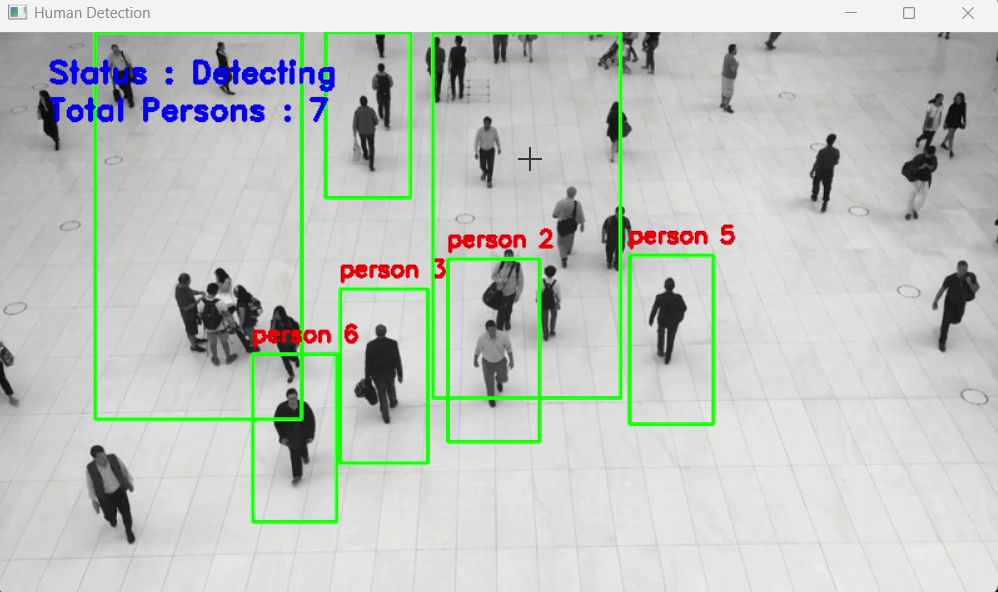
#> input picture frame 13 of Human Detection/Normal Capturing.mp4, 998 x 592 px, given in place of YOUR_VIDEO_PATH, which was not available
$ jupyter execute human_count.ipynb   (text cells are left out)
#> lines starting #> are read from the running program, lines starting #| are printed output that depends on the picture; after the words box and inside, x2 and y2 are one past the last pixel; in counts of white or black regions, pixels touching at a corner belong together; pictures that were not available may be replaced by others from this repository, and a replacement may not be noted
[cell 1]
import cv2
import imutils
import numpy as np
import argparse

[cell 2]
HOGCV = cv2.HOGDescriptor()
HOGCV.setSVMDetector(cv2.HOGDescriptor_getDefaultPeopleDetector())

[cell 3]
# [14 lines left out: function detect, not called in this run]

[cell 4]
import cv2
import imutils

HOGCV = cv2.HOGDescriptor()
HOGCV.setSVMDetector(cv2.HOGDescriptor_getDefaultPeopleDetector())

def detect(frame):
    # detect people in the image
    bounding_box_cordinates, weights = HOGCV.detectMultiScale(
        frame,
        winStride=(4, 4),
        padding=(8, 8),
        scale=1.03
    )
    person = 1
    for (x, y, w, h) in bounding_box_cordinates:
        cv2.rectangle(frame, (x, y), (x + w, y + h), (0, 255, 0), 2)
        cv2.putText(frame, f'person {person}', (x, y - 10),
                    cv2.FONT_HERSHEY_SIMPLEX, 0.6, (0, 0, 255), 2)
        person += 1

    cv2.putText(frame, 'Status : Detecting ', (40, 40),
                cv2.FONT_HERSHEY_DUPLEX, 0.8, (255, 0, 0), 2)
    cv2.putText(frame, f'Total Persons : {person - 1}', (40, 70),
                cv2.FONT_HERSHEY_DUPLEX, 0.8, (255, 0, 0), 2)

    cv2.imshow("Human Detection", frame)
    return frame

def humanDetector(video_path):
#> called with video_path = 'YOUR_VIDEO_PATH'
    cap = cv2.VideoCapture(video_path)
    while cap.isOpened():
        ret, frame = cap.read()
#> frame is the input picture: shape (592, 998, 3); mean B, G, R 191.5, 197, 191.2
        if not ret:
            break
        frame = imutils.resize(frame, width=min(800, frame.shape[1]))
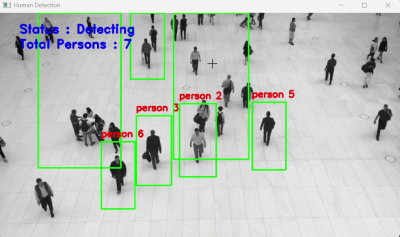
#> frame: shape (474, 800, 3) (shown at 1/2 size); mean B, G, R 191.5, 197, 191.2
        detect(frame)
#> in detect, `bounding_box_cordinates, weights = HOGCV.detectMultiScale( frame, winS..`: bounding_box_cordinates = [[27, 67, 68, 135], [505, 204, 66, 132], [272, 236, 68, 137], [221, 245, 67, 133], [59, 334, 66, 132], [488, 160, 76, 151], [364, 160, 93, 186], [268, 182, 91, 182], [79, 33, 149, 298]]; weights = [1.25, 0.82, 2.69, 0.274, 0.096, 0.0651, 0.613, 0.0559, 0.687]
#> the loop in detect, `for (x, y, w, h) in bounding_box_cordinates:` made 9 passes
#> after the loop in detect, `for (x, y, w, h) in bounding_box_cordinates:`:
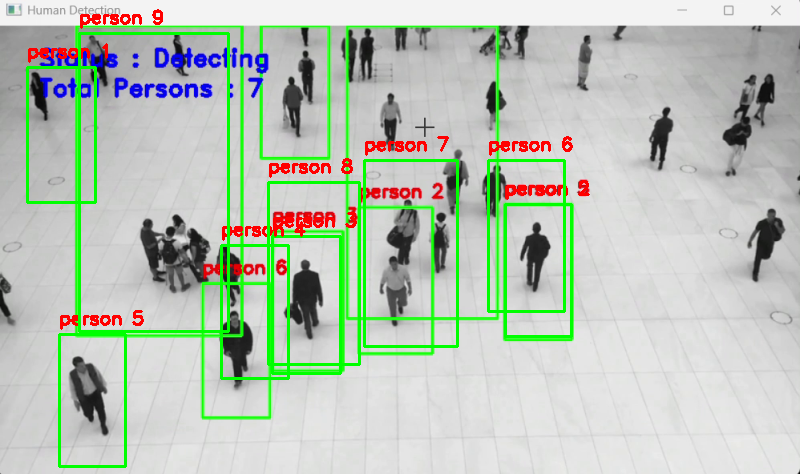
#> frame: shape (474, 800, 3); 4.76% of pixels changed, all inside (x1, y1, x2, y2) = (26, 9, 590, 468)
#> after the loop in detect, `for (x, y, w, h) in bounding_box_cordinates:`: person = 10
#> in detect, `cv2.putText(frame, f'Total Persons : {person - 1}', (40, 70), cv2.FONT..`:
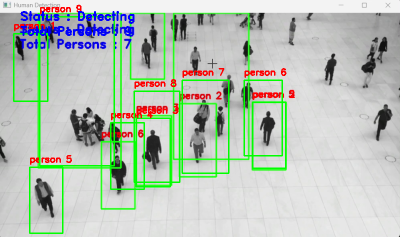
#> frame: shape (474, 800, 3) (shown at 1/2 size); mean B, G, R 184.6, 195.2, 185.1
        key = cv2.waitKey(1) & 0xFF
#> (key q is pressed here)
        if key == ord('q'):
            break
    cap.release()
    cv2.destroyAllWindows()

if __name__ == "__main__":
    video_path = r"YOUR_VIDEO_PATH" # Paste your video path here
    humanDetector(video_path)

[cell 5]
import cv2
import numpy as np
import math

hog = cv2.HOGDescriptor()
hog.setSVMDetector(cv2.HOGDescriptor_getDefaultPeopleDetector())

trackers = []
track_paths = {}
track_colors = {}
track_ids = []
entry_count = 0
exit_count = 0
current_id = 0

line_position = 320
DIST_THRESHOLD = 50  # Matching threshold

def distance(p1, p2):
    return math.hypot(p1[0] - p2[0], p1[1] - p2[1])

def crossed_the_line(trail, line_y=line_position):
    if len(trail) < 2:
        return None
    y_prev = trail[-2][1]
    y_now = trail[-1][1]
    if y_prev < line_y and y_now >= line_y:
        return "entry"
    elif y_prev > line_y and y_now <= line_y:
        return "exit"
    return None

def detect_people(frame):
    (rects, _) = hog.detectMultiScale(
        frame, winStride=(4, 4), padding=(8, 8), scale=1.05)
    return [(x, y, w, h) for (x, y, w, h) in rects]

def init_tracker(tracker_type="MOSSE"):
    try:
        if tracker_type == "KCF":
            return cv2.legacy.TrackerKCF_create()
        elif tracker_type == "CSRT":
            return cv2.legacy.TrackerCSRT_create()
        else:
            return cv2.legacy.TrackerMOSSE_create()
    except AttributeError:
        if tracker_type == "KCF":
            return cv2.TrackerKCF_create()
        elif tracker_type == "CSRT":
            return cv2.TrackerCSRT_create()
        else:
            return cv2.TrackerMOSSE_create()

def main(video_path):
#> called with video_path = 'YOUR_VIDEO_PATH'
    global current_id, entry_count, exit_count

    cap = cv2.VideoCapture(video_path)
    frame_count = 0

    # Output video writer initialization
    fourcc = cv2.VideoWriter_fourcc(*'mp4v')
#> fourcc = 1983148141
    fps = cap.get(cv2.CAP_PROP_FPS) or 30
#> fps = 30
    out = cv2.VideoWriter('output_detected.mp4', fourcc, fps, (800, 640))

    while cap.isOpened():
        ret, frame = cap.read()
        if not ret:
            break

        frame = cv2.resize(frame, (800, 640))
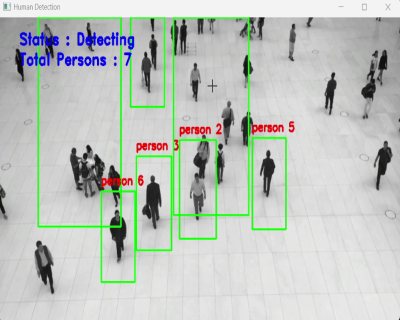
#> frame: shape (640, 800, 3) (shown at 1/2 size); mean B, G, R 191.4, 197, 191.1

        if frame_count % 60 == 0:
            detected = detect_people(frame)
#> in detect_people, `(rects, _) = hog.detectMultiScale( frame, winStride=(4, 4), padding=(8..`: rects = 16 rows, first 6: [12, 45, 68, 136], [352, 82, 70, 140], [25, 97, 72, 144], [632, 126, 65, 130], [422, 183, 67, 134], [733, 263, 67, 138]
#> detected = 16 items, first 6: (12, 45, 68, 136), (352, 82, 70, 140), (25, 97, 72, 144), (632, 126, 65, 130), (422, 183, 67, 134), (733, 263, 67, 138)
            new_trackers = []
            for (x, y, w, h) in detected:
                cx, cy = int(x + w / 2), int(y + h / 2)
                matched = False
                for i, tid in enumerate(track_ids):
                    trail = track_paths.get(tid, [])
                    if trail:
                        last_pos = trail[-1]
                        if distance((cx, cy), last_pos) < DIST_THRESHOLD:
                            matched = True
                            break
                if not matched:
                    tracker = init_tracker()
                    tracker.init(frame, (x, y, w, h))
                    new_trackers.append(tracker)
                    track_ids.append(current_id)
                    track_paths[current_id] = [(cx, cy)]
                    track_colors[current_id] = (
                        np.random.randint(0, 255),
                        np.random.randint(0, 255),
                        np.random.randint(0, 255)
                    )
                    current_id += 1
#> this loop made 16 passes
#> (x, y, w, h, cx, cy) on passes 1 to 8: (12, 45, 68, 136, 46, 113), (352, 82, 70, 140, 387, 152), (25, 97, 72, 144, 61, 169), (632, 126, 65, 130, 664, 191), (422, 183, 67, 134, 455, 250), (733, 263, 67, 138, 766, 332), (502, 282, 70, 139, 537, 351), (140, 278, 71, 141, 175, 348)
#> after the loop, current_id = 16; new_trackers = 16 items; track_colors = 16 items; track_ids = [0, 1, 2, 3, 4, 5, 6, 7, 8, 9, 10, 11, 12, 13, 14, 15]; track_paths = 16 items
            trackers.extend(new_trackers)

        updated_trackers = []
        new_ids = []
        for i, tracker in enumerate(trackers):
            success, box = tracker.update(frame)
            if not success:
                continue
            x, y, w, h = [int(v) for v in box]
            cx, cy = int(x + w / 2), int(y + h / 2)
            tid = track_ids[i]
            trail = track_paths[tid]
            trail.append((cx, cy))
            if len(trail) > 20:
                trail = trail[-20:]
            track_paths[tid] = trail
            color = track_colors[tid]
            cv2.rectangle(frame, (x, y), (x + w, y + h), color, 2)
            cv2.putText(frame, f'ID {tid}', (x, y - 10), cv2.FONT_HERSHEY_SIMPLEX, 0.6, color, 2)
            for j in range(1, len(trail)):
                cv2.line(frame, trail[j - 1], trail[j], color, 2)

            status = crossed_the_line(trail)
            if status == "entry":
                entry_count += 1
                track_paths[tid] = []
            elif status == "exit":
                exit_count += 1
                track_paths[tid] = []

            updated_trackers.append(tracker)
            new_ids.append(tid)
#> this loop made 16 passes
#> (success, x, y, w, h, cx, cy) on passes 2, 3, 6, 8, 13, 15, 16: (True, 350, 80, 72, 144, 386, 152), (True, 20, 95, 72, 144, 56, 167), (True, 728, 260, 72, 144, 764, 332), (True, 137, 275, 72, 144, 173, 347), (True, 715, 39, 80, 160, 755, 119), (True, 88, 23, 216, 432, 196, 239), (True, 401, -11, 288, 576, 545, 277)
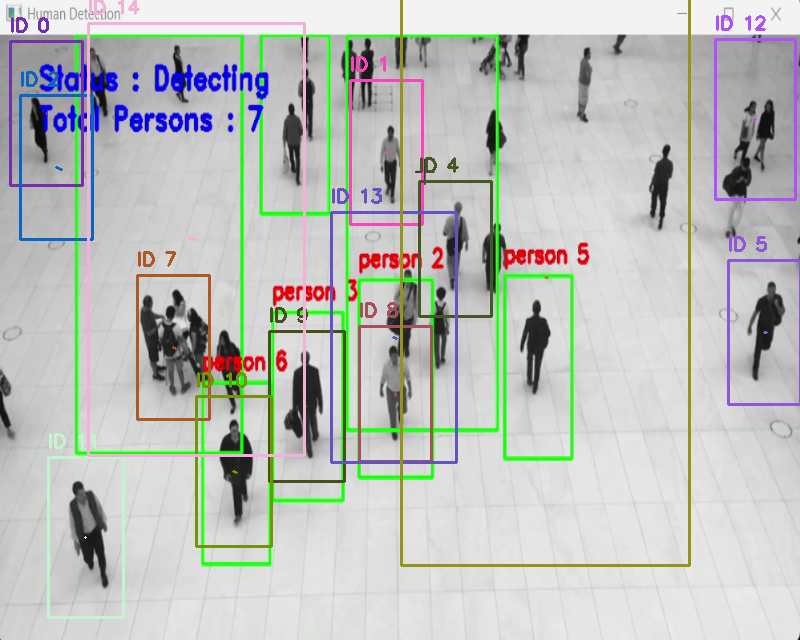
#> frame: shape (640, 800, 3); 5.4% of pixels changed, all inside (x1, y1, x2, y2) = (9, 0, 800, 619)
#> after the loop, entry_count = 0; exit_count = 0; new_ids = [0, 1, 2, 4, 5, 7, 8, 9, 10, 11, 12, 13, 14, 15]; updated_trackers = 14 items

        trackers[:] = updated_trackers
        track_ids[:] = new_ids

        cv2.line(frame, (0, line_position), (frame.shape[1], line_position), (0, 0, 255), 2)
        cv2.putText(frame, f"Entries: {entry_count}", (10, 30), cv2.FONT_HERSHEY_SIMPLEX, 0.7, (0, 255, 0), 2)
        cv2.putText(frame, f"Exits: {exit_count}", (10, 60), cv2.FONT_HERSHEY_SIMPLEX, 0.7, (0, 255, 255), 2)
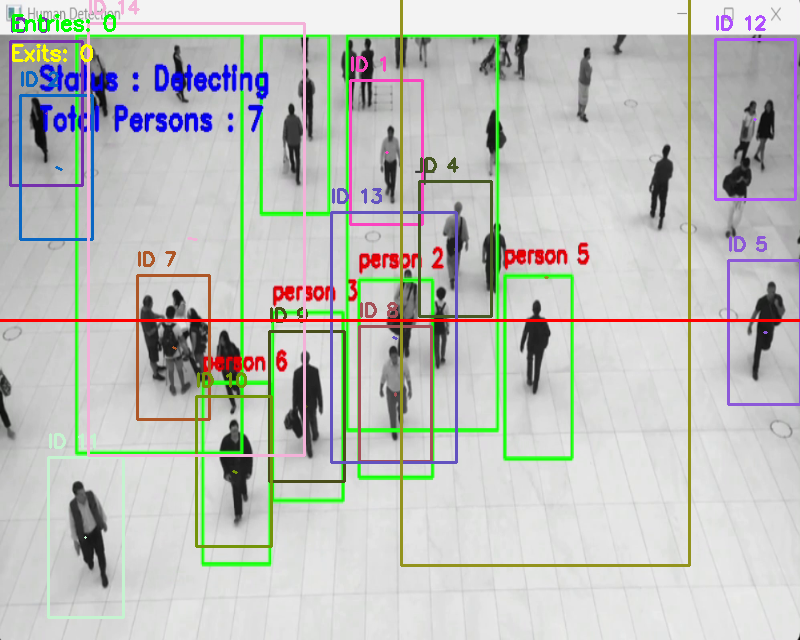
#> frame: shape (640, 800, 3); mean B, G, R 188, 192.4, 190

        cv2.imshow("Optimized Human Tracker", frame)
        out.write(frame)  # <-- Save processed frame

        if cv2.waitKey(1) & 0xFF == ord('q'):
#> (key q is pressed here)
            break

        frame_count += 1

    cap.release()
    out.release()
    cv2.destroyAllWindows()

if __name__ == "__main__":
    video_path = r"YOUR_VIDEO_PATH" # Paste your video path here
    main(video_path)

$ run again, starting later in the video
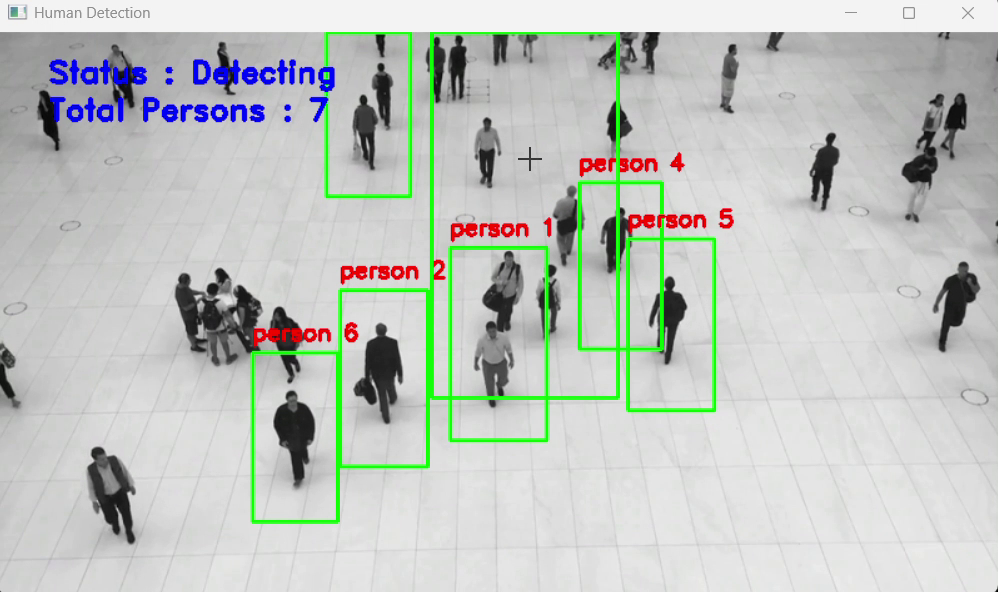
#> input picture frame 58 of Human Detection/Normal Capturing.mp4, 998 x 592 px, given in place of YOUR_VIDEO_PATH, which was not available
#> in humanDetector, frame is the input picture: shape (592, 998, 3); mean B, G, R 192.2, 196.7, 192.1
#> bounding_box_cordinates = [[263, 24, 66, 131], [27, 68, 67, 134], [510, 184, 65, 130], [272, 236, 69, 137], [215, 241, 71, 142], [481, 149, 76, 152], [364, 192, 76, 153], [207, 32, 82, 164], [77, 18, 160, 320], [131, 76, 205, 398]]; weights = [0.625, 0.41, 0.229, 2.74, 0.816, 0.195, 0.389, 0.214, 1.18, 0.224]
#> the loop in detect, `for (x, y, w, h) in bounding_box_cordinates:` made 10 passes
#> after the loop in detect, `for (x, y, w, h) in bounding_box_cordinates:`: person = 11
#> fourcc = 1983148141
#> fps = 30
#> rects = 13 rows, first 6: [11, 46, 69, 137], [260, 65, 70, 140], [354, 86, 69, 138], [632, 125, 65, 130], [703, 133, 65, 130], [733, 265, 67, 137]
#> detected = 13 items, first 6: (11, 46, 69, 137), (260, 65, 70, 140), (354, 86, 69, 138), (632, 125, 65, 130), (703, 133, 65, 130), (733, 265, 67, 137)
#> the loop in main, `for (x, y, w, h) in detected:` made 13 passes
#> (x, y, w, h, cx, cy) on passes 1 to 8: (11, 46, 69, 137, 45, 114), (260, 65, 70, 140, 295, 135), (354, 86, 69, 138, 388, 155), (632, 125, 65, 130, 664, 190), (703, 133, 65, 130, 735, 198), (733, 265, 67, 137, 766, 333), (504, 282, 67, 135, 537, 349), (270, 331, 73, 147, 306, 404)
#> after the loop in main, `for (x, y, w, h) in detected:`: current_id = 13; new_trackers = 13 items; track_ids = [0, 1, 2, 3, 4, 5, 6, 7, 8, 9, 10, 11, 12]; track_paths = 13 items
#> the loop in main, `for i, tracker in enumerate(trackers):` made 13 passes
#> (success, x, y, w, h, cx, cy) on passes 2, 10, 11, 13: (True, 257, 62, 72, 144, 293, 134), (True, 195, 402, 72, 144, 231, 474), (True, 53, 466, 72, 144, 89, 538), (True, 99, 127, 256, 512, 227, 383)
#> after the loop in main, `for i, tracker in enumerate(trackers):`:
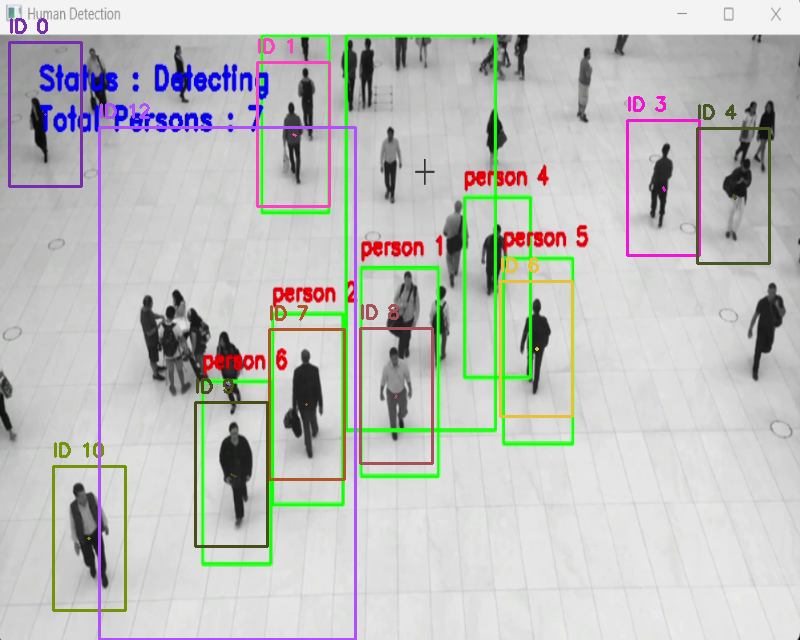
#> frame: shape (640, 800, 3); mean B, G, R 190.6, 192.7, 191.7
#> after the loop in main, `for i, tracker in enumerate(trackers):`: entry_count = 0; new_ids = [0, 1, 3, 4, 6, 7, 8, 9, 10, 12]; updated_trackers = 10 items
#> in main, `cv2.putText(frame, f"Exits: {exit_count}", (10, 60), cv2.FONT_HERSHEY_..`:
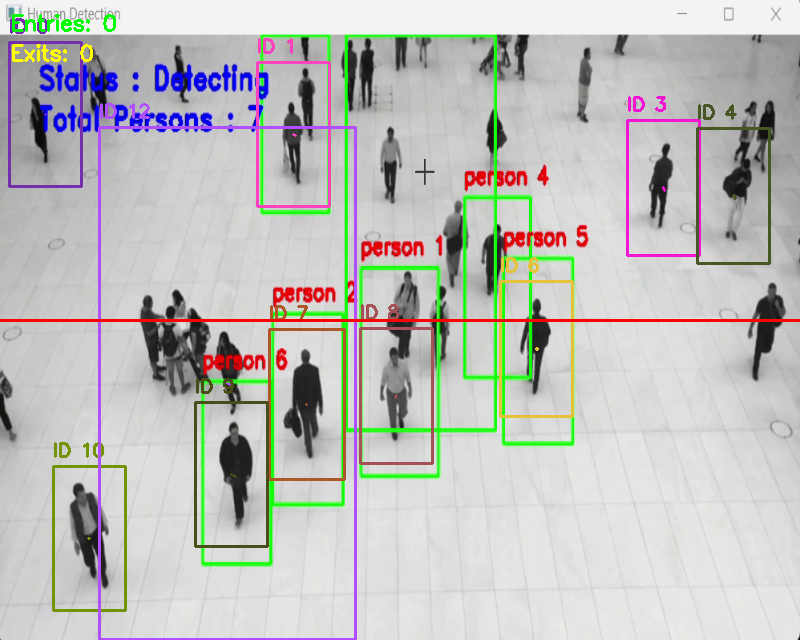
#> frame: shape (640, 800, 3); mean B, G, R 189.3, 192.1, 191.9
